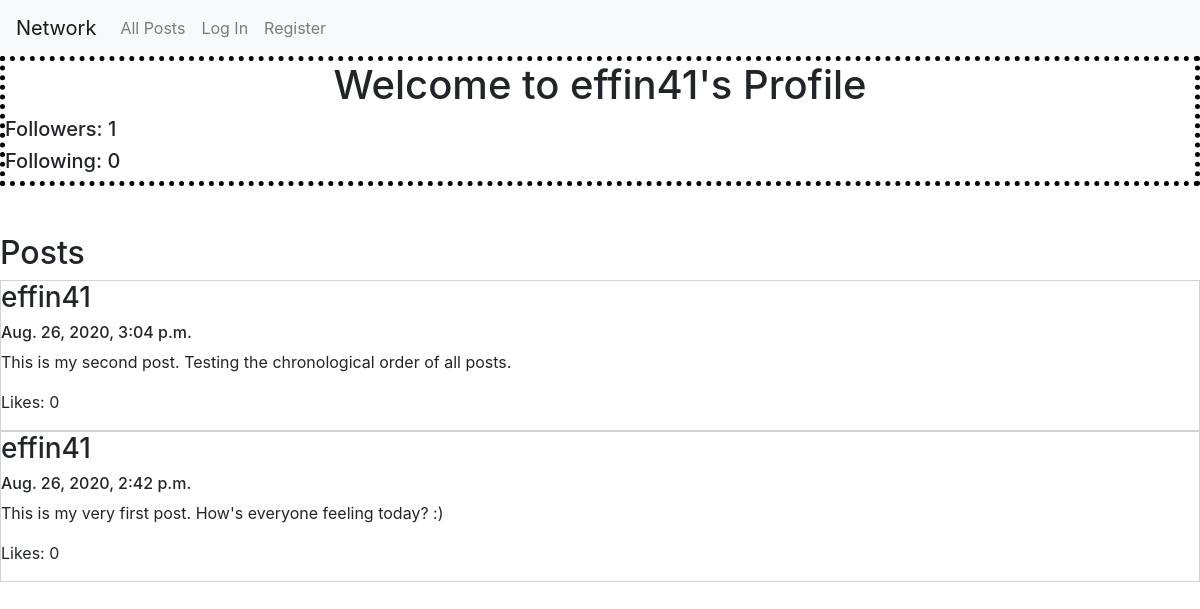
Page /profilePage/effin41 on the committed database.
### network/models.py (models this page shows)
class User(AbstractUser):
    numFollowers = models.IntegerField(default = 0)
    numFollowing = models.IntegerField(default = 0)

class Post(models.Model):
    owner = models.ForeignKey(User, on_delete=models.CASCADE)
    content = models.CharField(max_length = 280)
    likes = models.IntegerField(default = 0)
    timestamp = models.DateTimeField()

### network/views.py (the view)
# urls.py: path("profilePage/<str:username>", views.profile_page, name="profile"),
def profile_page(request, username):
    user = User.objects.get(username = username)
    userID = user.id
    posts = Post.objects.filter(owner = userID)
    posts = posts.order_by("-timestamp").all()
    isFollowing = False
    newFollowForm = FollowForm(initial={'followingUser': request.user.id, 'followedUser': userID})
    if (request.user.is_authenticated):
        registeredUser = User.objects.get(username = request.user.username)
        registeredUserID = registeredUser.id
        if (Following.objects.filter(followingUser = registeredUserID, followedUser = userID).exists()):
            isFollowing = True
    context = {"profile": user, "posts": posts, "isFollowing": isFollowing, "form": newFollowForm}
    return render(request, "network/profile.html", context)

### network/templates/network/profile.html (shortened to what this page needs)
{% extends "network/layout.html" %}
{% block body %}
<div id="profile-info" style="border: 5px dotted black">
    <h1 style="text-align: center;">Welcome to {{ profile.username }}'s Profile</h1>
    <h5>Followers: {{profile.numFollowers}}</h5>
    <h5>Following: {{profile.numFollowing}}</h5>
</div><br/><br/>
<h2>Posts</h2>
<div id="post-view">
    {% for post in posts %}
        <div style="border: 1px solid lightgray;">
            <h3>{{post.owner}}</h3>
            <h6>{{post.timestamp}}</h6>
            <p>{{post.content}}</p>
            <p>Likes: {{post.likes}}</p>
        </div>
    {% endfor %}
</div>
{% endblock %}

### rows in the picture
User: username "effin41", numFollowers "1", numFollowing "0"
Post: owner "effin41", timestamp "Aug. 26, 2020, 3:04 p.m.", content "This is my second post. Testing the chronological order of all posts.", likes "0"
Post: owner "effin41", timestamp "Aug. 26, 2020, 2:42 p.m.", content "This is my very first post. How's everyone feeling today? :)", likes "0"
